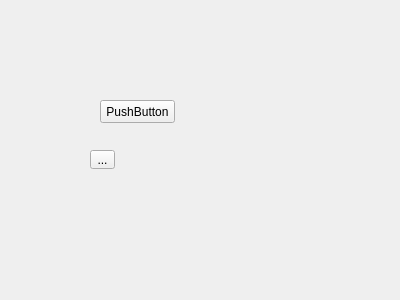
<?xml version="1.0" encoding="UTF-8"?>
<ui version="4.0">
 <class>pharmacien</class>
 <widget class="QWidget" name="pharmacien">
  <property name="geometry">
   <rect>
    <x>0</x>
    <y>0</y>
    <width>400</width>
    <height>300</height>
   </rect>
  </property>
  <property name="windowTitle">
   <string>Form</string>
  </property>
  <widget class="QWidget" name="widget" native="true">
   <property name="geometry">
    <rect>
     <x>50</x>
     <y>50</y>
     <width>241</width>
     <height>181</height>
    </rect>
   </property>
   <property name="acceptDrops">
    <bool>false</bool>
   </property>
   <widget class="QToolButton" name="toolButton">
    <property name="geometry">
     <rect>
      <x>40</x>
      <y>100</y>
      <width>25</width>
      <height>19</height>
     </rect>
    </property>
    <property name="text">
     <string>...</string>
    </property>
   </widget>
   <widget class="QPushButton" name="pushButton">
    <property name="geometry">
     <rect>
      <x>50</x>
      <y>50</y>
      <width>75</width>
      <height>23</height>
     </rect>
    </property>
    <property name="text">
     <string>PushButton</string>
    </property>
   </widget>
  </widget>
 </widget>
 <resources/>
 <connections/>
</ui>
